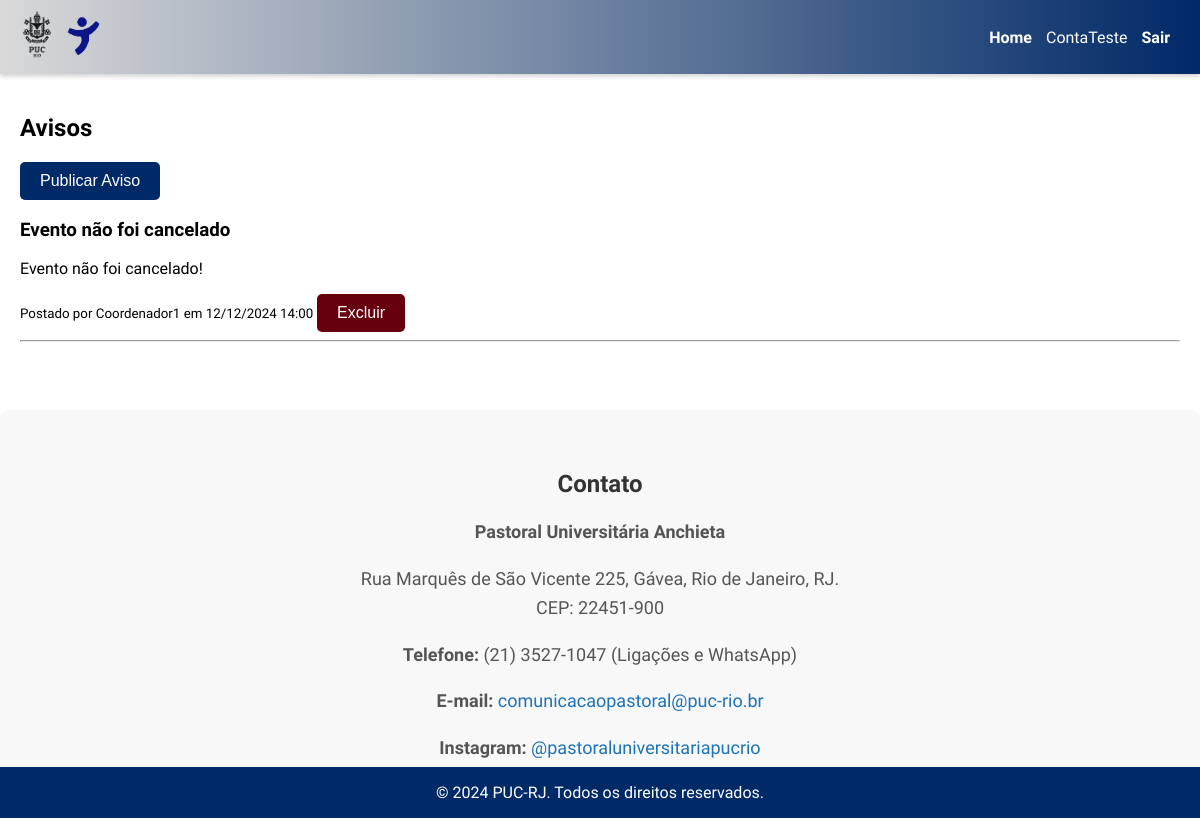
/avisos/ (signed in), run on the app's committed database.
### avisos/models.py (models this page shows, shortened)
class CustomUser(AbstractUser):
    coordenador = models.BooleanField(default=False)
    professor = models.BooleanField(default=False)

class Aviso(models.Model):
    title = models.CharField(max_length=255)
    content = models.TextField()
    created_at = models.DateTimeField(auto_now_add=True)
    author = models.ForeignKey(CustomUser, on_delete=models.CASCADE)

### avisos/views.py (the view)
# urls.py: path('avisos/', avisos, name='avisos'),
def avisos(request):
    avisos = Aviso.objects.all().order_by('-created_at')
    return render(request, 'avisos.html', {'avisos': avisos})

### avisos/templates/avisos.html (shortened to what this page needs)
{% extends 'base.html' %}
{% block content %}
<h2>Avisos</h2>
{% if user.is_authenticated and user.coordenador %}
    <a href="{% url 'post_aviso' %}">
        <button type="button">Publicar Aviso</button>
    </a>
{% endif %}
{% if avisos %}
    {% for aviso in avisos %}
        <div>
            <h3>{{ aviso.title }}</h3>
            <p>{{ aviso.content }}</p>
            <small>Postado por {{ aviso.author.username }} em {{ aviso.created_at|date:"d/m/Y H:i" }}</small>
            {% if user.is_authenticated and user.coordenador %}
                <form method="POST" action="{% url 'delete_aviso' aviso.id %}" style="display:inline;">
                    <button type="excluir">Excluir</button>
                </form>
            {% endif %}
        </div>
        <hr>
    {% endfor %}
{% else %}
    <p>Não há avisos ainda.</p>
{% endif %}
{% endblock %}

### avisos/templates/base.html (shortened to what this page needs)
<!DOCTYPE html>
<html lang="en">
{% load static %}
<head>
    <link rel="stylesheet" href="{% static 'css/style.css' %}">
</head>
<body>
    <header class="top-bar">
        <div class="logo">
            <img src="{% static 'images/puc-rio.png' %}" alt="Logo da PUC-RJ">
            <img src="{% static 'images/logo2.png' %}" alt="Logo do Pré-Vestibular">
        </div>
        <nav class="nav-links">
            <a href="{% url 'home' %}">Home</a>
            {% if user.is_authenticated %}
                <span>{{ user.username }}</span>
                <a href="{% url 'logout' %}">Sair</a>
            {% else %}
                <a href="{% url 'login' %}">Entrar</a>
                <a href="{% url 'register' %}">Registrar</a>
            {% endif %}
        </nav>
    </header>
    <main>
        {% block content %}
        {% endblock %}
    </main>
    <section class="contato">
        <h2>Contato</h2>
        <p><strong>Pastoral Universitária Anchieta</strong></p>
        <p>Rua Marquês de São Vicente 225, Gávea, Rio de Janeiro, RJ.<br>CEP: 22451-900</p>
        <p><strong>Telefone:</strong> (21) 3527-1047 (Ligações e WhatsApp)</p>
        <p><strong>E-mail:</strong> <a href="mailto:comunicacaopastoral@puc-rio.br">comunicacaopastoral@puc-rio.br</a></p>
        <p><strong>Instagram:</strong> <a href="https://www.instagram.com/pastoraluniversitariapucrio" target="_blank">@pastoraluniversitariapucrio</a></p>
    </section>
    <footer class="footer">
        <div class="footer-content">
            <p>&copy; 2024 PUC-RJ. Todos os direitos reservados.</p>
        </div>
    </footer>
</body>
</html>

### avisos/static/css/style.css (style rules this page uses)
body, html { margin: 0; padding: 0; font-family: 'Rethink Sans'; }
.top-bar { display: flex; align-items: center; justify-content: space-between; background: linear-gradient(to right, #d9d9d9, #002967); padding: 10px 20px; color: white; box-shadow: 0 2px 5px rgba(0, 0, 0, 0.2); }
.logo img { height: 50px; }
.nav-links a { color: white; text-decoration: none; margin-right:10px; margin-left: 10px; font-weight: bold; }
main { padding: 20px; }
.footer { text-align: center; background-color: #002967; color: white; position: fixed; bottom: 0; width: 100%; }
.contato { background-color: #f8f8f8; padding: 40px; text-align: center; border-radius: 10px; margin-top: 40px; box-shadow: 0 4px 6px rgba(0, 0, 0, 0.1); }
.contato h2 { font-size: 24px; color: #333; margin-bottom: 20px; font-weight: bold; }
.contato p { font-size: 18px; color: #555; line-height: 1.6; margin-bottom: 15px; }
.contato a { color: #1d72b8; text-decoration: none; }
button[type="excluir"] { background-color: #67000e; color: white; padding: 10px 20px; font-size: 16px; border: none; border-radius: 5px; cursor: pointer; transition: background-color 0.3s ease; }
button[type="button"] { background-color: #002967; color: white; padding: 10px 20px; font-size: 16px; border: none; border-radius: 5px; cursor: pointer; transition: background-color 0.3s ease; }

### data on the page
CustomUser: username "ContaTeste"
Aviso: title "Evento não foi cancelado", content "Evento não foi cancelado!", author.username "Coordenador1", created_at "12/12/2024 14:00"
